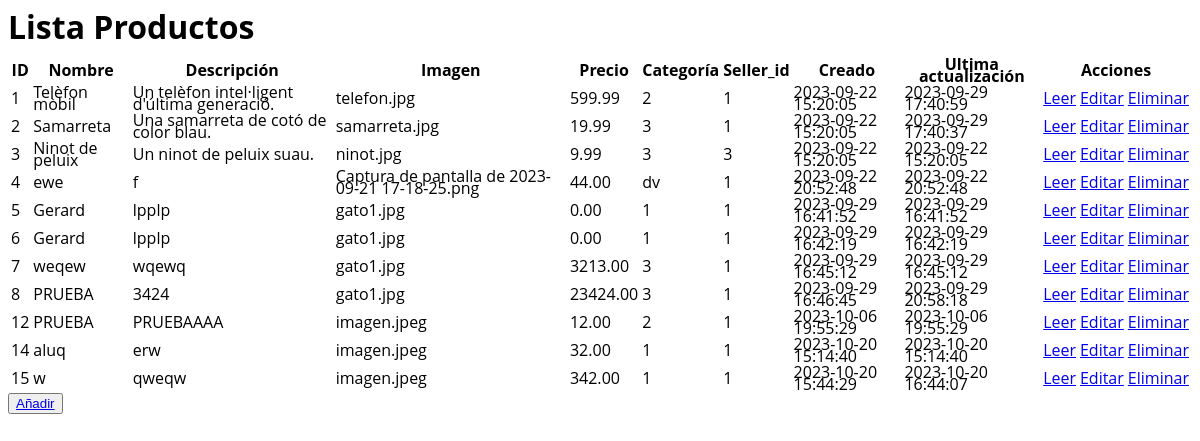
The app's page /products/list, older data.
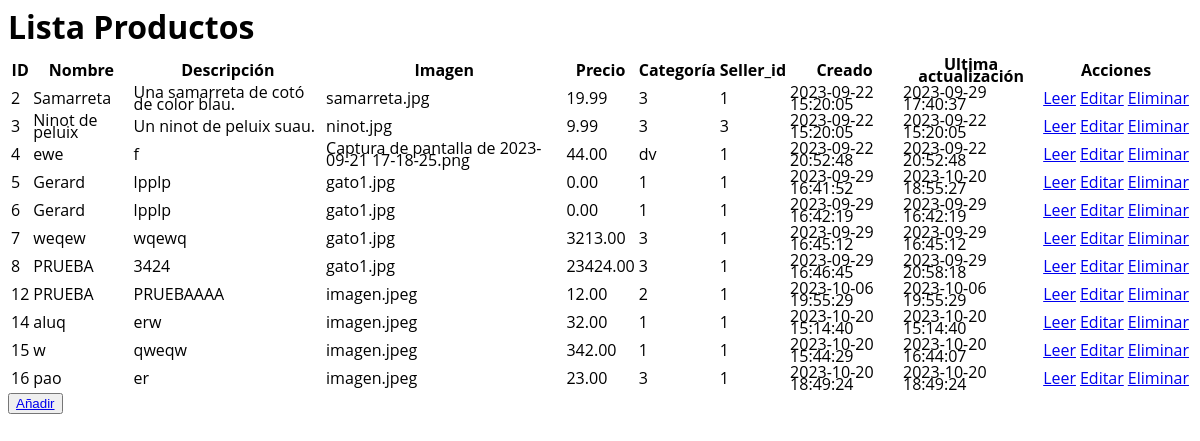
The same page, newer data.
### my_app/models.py (models this page shows)
class Product(db.Model):
    __tablename__ = "products"
    id = db.Column(db.Integer, primary_key=True, autoincrement=True)
    title = db.Column(db.String(255), nullable=False)
    description = db.Column(db.String(255), nullable=False)
    photo = db.Column(db.String(255), nullable=False)
    price = db.Column(db.Numeric(10, 2), nullable=False)
    category_id = db.Column(db.Integer, db.ForeignKey('categories.id'), nullable=False)
    seller_id = db.Column(db.Integer, db.ForeignKey('users.id'), nullable=False)
    created = db.Column(db.DateTime)
    updated  = db.Column(db.DateTime)

### my_app/routes_main.py (the view)
@main_bp.route("/products/list")
def products_list():
    try:
        products_list = db.session.query(Product).order_by(Product.id.asc()).all()
        return render_template("list.html", products_list=products_list)
    except Exception:
        flash("No se han podido mostrar los productos.",'error')
        return redirect(url_for("main_bp.products_list"))

### my_app/templates/list.html (shortened to what this page needs)
<!DOCTYPE html>
<html lang="es">
<head>
    <link href="../static/css/style.css" rel="stylesheet">
    <link href="../static/css/list.css" rel="stylesheet">
</head>
<body>
    <main>
        <table>
            <h1> Lista Productos </h1>
            <thead>
                <tr>
                    <th>ID</th>
                    <th>Nombre</th>
                    <th>Descripción</th>
                    <th>Imagen</th>
                    <th>Precio</th>
                    <th>Categoría</th>
                    <th>Seller_id</th>
                    <th>Creado</th>
                    <th>Ultima actualización</th>
                    <th colspan="3">Acciones</th>
                </tr>
            </thead>
            <tbody>
                {% for products in products_list %}
                <tr>
                    <td>{{products.id}}</td>
                    <td>{{products.title}}</td>
                    <td>{{products.description}}</td>
                    <td>{{products.photo}}</td>
                    <td>{{products.price}}</td>
                    <td>{{products.category_id}}</td>
                    <td>{{products.seller_id}}</td>
                    <td>{{products.created.strftime("%Y-%m-%d %H:%M:%S")}}</td>
                    <td>{{products.updated.strftime("%Y-%m-%d %H:%M:%S")}}</td>
                    <td><a href="/products/read/{{products.id}}">Leer</a></td>
                    <td><a href="/products/update/{{products.id}}">Editar</a></td>
                    <td><a href="/products/delete/{{products.id}}">Eliminar</a></td>
                </tr>
                {% endfor %}
            </tbody>
        </table>
        <button><a href="/products/create">Añadir</a></button>
    </main>
</body>
</html>

### my_app/static/css/style.css (style rules this page uses)
body { font-family: "Open Sans", sans-serif; line-height: 1.5vh; }

Row changes from the older to the newer data that the page shows:
removed Product: id "1", title "Telèfon mòbil", description "Un telèfon intel·ligent d'última generació.", photo "telefon.jpg", price "599.99", category_id "2", seller_id "1", created "2023-09-22 15:20:05", updated "2023-09-29 17:40:59"
changed Product id 5: updated "2023-09-29 16:41:52" → "2023-10-20 18:55:27"
added Product: id "16", title "pao", description "er", photo "imagen.jpeg", price "23.00", category_id "3", seller_id "1", created "2023-10-20 18:49:24", updated "2023-10-20 18:49:24"
